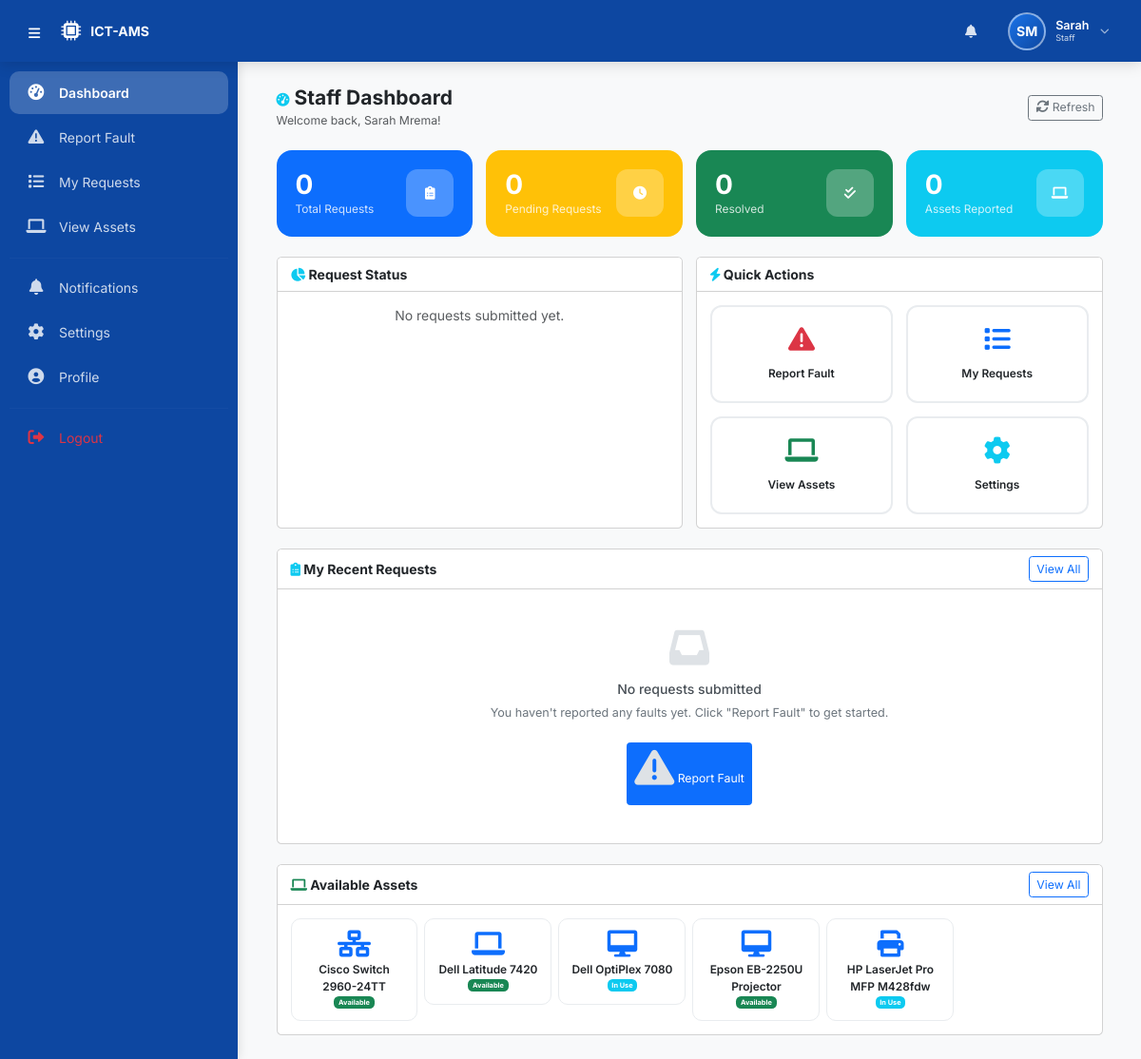
The app's page /public/staff/index.php (signed in) with its own data.
### tables this page shows
CREATE TABLE `users` (
  `user_id` int(11) NOT NULL AUTO_INCREMENT,
  `first_name` varchar(50) NOT NULL,
  `last_name` varchar(50) NOT NULL,
  `email` varchar(100) NOT NULL,
  `phone` varchar(20) NOT NULL,
  `password` varchar(255) NOT NULL,
  `role` enum('System Administrator','ICT Technician','Staff') NOT NULL,
  `department` varchar(100) DEFAULT NULL,
  `profile_picture` varchar(255) DEFAULT NULL,
  `status` enum('active','inactive') DEFAULT 'active',
  `created_at` timestamp NOT NULL DEFAULT current_timestamp(),
  `updated_at` timestamp NOT NULL DEFAULT current_timestamp() ON UPDATE current_timestamp(),
  PRIMARY KEY (`user_id`),
  UNIQUE KEY `uk_users_email` (`email`)
);

CREATE TABLE `assets` (
  `asset_id` int(11) NOT NULL AUTO_INCREMENT,
  `asset_tag` varchar(50) NOT NULL,
  `qr_code` varchar(100) NOT NULL,
  `qr_image` varchar(255) DEFAULT NULL COMMENT 'Path to QR code image',
  `name` varchar(100) NOT NULL,
  `category` varchar(50) NOT NULL,
  `model` varchar(50) DEFAULT NULL,
  `serial_number` varchar(50) DEFAULT NULL,
  `location` varchar(100) DEFAULT NULL,
  `purchase_date` date DEFAULT NULL,
  `warranty_expiry` date DEFAULT NULL,
  `status` enum('Available','In Use','Under Maintenance','Retired') DEFAULT 'Available',
  `assigned_to` int(11) DEFAULT NULL,
  `last_maintenance_date` date DEFAULT NULL,
  `next_maintenance_date` date DEFAULT NULL,
  `created_at` timestamp NOT NULL DEFAULT current_timestamp(),
  `updated_at` timestamp NOT NULL DEFAULT current_timestamp() ON UPDATE current_timestamp(),
  PRIMARY KEY (`asset_id`),
  UNIQUE KEY `uk_assets_asset_tag` (`asset_tag`),
  UNIQUE KEY `uk_assets_qr_code` (`qr_code`),
  KEY `fk_assets_assigned_to` (`assigned_to`)
);

### public/staff/index.php (the view, shortened to what the rows shown need)
<?php
require_once __DIR__ . '/../includes/settings_helper.php';
$db = getDB();
$stmt_assets = $db->query("SELECT * FROM assets WHERE status = 'Available' OR status = 'In Use' ORDER BY name");
$assets = $stmt_assets->fetchAll();
include __DIR__ . '/../includes/header.php';
?>
<div class="container-fluid">
    <?php if (count($assets) > 0): ?>
    <div class="card">
        <div class="card-body">
            <div class="row g-2">
                <?php
                $display_assets = array_slice($assets, 0, 6);
                foreach ($display_assets as $asset):
                ?>
                    <div class="col-xl-2 col-lg-3 col-md-4 col-6">
                        <div class="asset-mini-card">
                            <i class="fas fa-<?php echo $asset['category'] === 'Laptop' ? 'laptop' : ($asset['category'] === 'Printer' ? 'print' : ($asset['category'] === 'Network' ? 'network-wired' : 'desktop')); ?> fa-2x text-primary d-block mb-1"></i>
                            <div class="asset-name"><?php echo htmlspecialchars($asset['name']); ?></div>
                            <div class="asset-status">
                                <span class="badge bg-<?php echo $asset['status'] === 'Available' ? 'success' : 'info'; ?>">
                                    <?php echo $asset['status']; ?>
                                </span>
                            </div>
                        </div>
                    </div>
                <?php endforeach; ?>
            </div>
        </div>
    </div>
    <?php endif; ?>
</div>
<?php include __DIR__ . '/../includes/footer.php'; ?>

### public/includes/header.php (shortened to what the rows shown need)
<?php
require_once __DIR__ . '/profile_helper.php';
require_once __DIR__ . '/settings_helper.php';
$settings = getUserSettings($_SESSION['user_id']);
$user_id = $_SESSION['user_id'];
$first_name = $_SESSION['first_name'] ?? 'User';
$last_name = $_SESSION['last_name'] ?? '';
$role = $_SESSION['role'] ?? 'Staff';
$profile_picture = getProfilePicture($user_id);
$initials = getUserInitials($user_id);
$full_name = trim($first_name . ' ' . $last_name);
$sidebar_collapsed = isset($settings['sidebar_collapsed']) ? (int)$settings['sidebar_collapsed'] : 0;
?>
<!DOCTYPE html>
<html lang="en">
<head>
    <link href="https://cdn.jsdelivr.net/npm/bootstrap@5.3.0-alpha1/dist/css/bootstrap.min.css" rel="stylesheet">
    <link rel="stylesheet" href="https://cdnjs.cloudflare.com/ajax/libs/font-awesome/6.0.0-beta3/css/all.min.css">
</head>
<body>
<header class="top-header">
    <div class="header-right">
        <div class="user-avatar-wrapper dropdown" data-bs-toggle="dropdown" aria-expanded="false">
            <div class="avatar-circle <?php echo !empty($profile_picture) ? 'has-image' : ''; ?>">
                <?php if (!empty($profile_picture) && file_exists(__DIR__ . '/../../assets/uploads/profiles/' . basename($profile_picture))): ?>
                    <img src="<?php echo $profile_picture; ?>" alt="<?php echo $full_name; ?>">
                <?php else: ?>
                    <?php echo $initials; ?>
                <?php endif; ?>
            </div>
            <div class="user-info-text">
                <span class="user-name"><?php echo $first_name; ?></span>
                <span class="user-role"><?php echo $role; ?></span>
            </div>
            <i class="fas fa-chevron-down dropdown-arrow"></i>
        </div>
    </div>
</header>
<div class="main-content <?php echo $sidebar_collapsed ? 'expanded' : ''; ?>" id="mainContent">

### records on screen
users: initials "SM"
assets: name "Cisco Switch 2960-24TT", status "Available"
assets: name "Dell Latitude 7420", status "Available"
assets: name "Dell OptiPlex 7080", status "In Use"
assets: name "Epson EB-2250U Projector", status "Available"
assets: name "HP LaserJet Pro MFP M428fdw", status "In Use"

### other values on screen
APP_SHORT "ICT-AMS"
$first_name "Sarah"
$role "Staff"
$label "Dashboard"
$label "Report Fault"
$label "My Requests"
$label "View Assets"
$label "Notifications"
$label "Settings"
$label "Profile"
$label "Logout"
getUserName() "Sarah Mrema"
$total_requests "0"
$pending_count "0"
$resolved_count "0"
